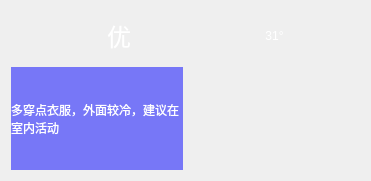
  <widget class="QWidget" name="gridLayoutWidget_5">
   <property name="geometry">
    <rect>
     <x>10</x>
     <y>50</y>
     <width>371</width>
     <height>181</height>
    </rect>
   </property>
   <layout class="QGridLayout" name="gridLayout_5">
    <item row="1" column="1">
     <widget class="QLabel" name="type_icon">
      <property name="autoFillBackground">
       <bool>false</bool>
      </property>
      <property name="styleSheet">
       <string notr="true">background-color:argb(60,60,60,0);</string>
      </property>
      <property name="text">
       <string/>
      </property>
      <property name="alignment">
       <set>Qt::AlignCenter</set>
      </property>
     </widget>
    </item>
    <item row="0" column="0">
     <layout class="QHBoxLayout" name="horizontalLayout_2">
      <property name="leftMargin">
       <number>50</number>
      </property>
      <item>
       <widget class="QLabel" name="leaficon">
        <property name="sizePolicy">
         <sizepolicy hsizetype="Preferred" vsizetype="Preferred">
          <horstretch>0</horstretch>
          <verstretch>0</verstretch>
         </sizepolicy>
        </property>
        <property name="minimumSize">
         <size>
          <width>0</width>
          <height>0</height>
         </size>
        </property>
        <property name="maximumSize">
         <size>
          <width>40</width>
          <height>16777215</height>
         </size>
        </property>
        <property name="styleSheet">
         <string notr="true">border-image: url(:/weatherpng/leaf.png);
background-color:argb(255,255,255,0);</string>
        </property>
        <property name="text">
         <string/>
        </property>
       </widget>
      </item>
      <item>
       <widget class="QLabel" name="quality_lb">
        <property name="font">
         <font>
          <family>小米兰亭</family>
          <pointsize>18</pointsize>
          <weight>50</weight>
          <italic>false</italic>
          <bold>false</bold>
         </font>
        </property>
        <property name="styleSheet">
         <string notr="true">color: rgb(255, 255, 255);
font: 18pt &quot;小米兰亭&quot;;</string>
        </property>
        <property name="text">
         <string>优</string>
        </property>
        <property name="alignment">
         <set>Qt::AlignLeading|Qt::AlignLeft|Qt::AlignVCenter</set>
        </property>
       </widget>
      </item>
     </layout>
    </item>
    <item row="1" column="0">
     <widget class="QLabel" name="notice_lb">
      <property name="styleSheet">
       <string notr="true">QLabel {
                            background-color: rgba(0, 0, 255, 128); 
                            color: white; 
                        }</string>
      </property>
      <property name="text">
       <string>多穿点衣服，外面较冷，建议在室内活动</string>
      </property>
      <property name="alignment">
       <set>Qt::AlignLeading|Qt::AlignLeft|Qt::AlignVCenter</set>
      </property>
      <property name="wordWrap">
       <bool>true</bool>
      </property>
     </widget>
    </item>
    <item row="0" column="1">
     <widget class="QLabel" name="temperature">
      <property name="maximumSize">
       <size>
        <width>16777215</width>
        <height>50</height>
       </size>
      </property>
      <property name="styleSheet">
       <string notr="true">font: 24pt &quot;Microsoft YaHei UI&quot;;
color: rgb(255, 255, 255);</string>
      </property>
      <property name="text">
       <string>31°</string>
      </property>
      <property name="alignment">
       <set>Qt::AlignCenter</set>
      </property>
     </widget>
    </item>
   </layout>
  </widget>
